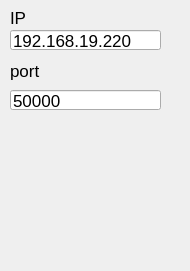
<?xml version="1.0" encoding="UTF-8"?>
<ui version="4.0">
 <class>Tcp</class>
 <widget class="QWidget" name="Tcp">
  <property name="geometry">
   <rect>
    <x>0</x>
    <y>0</y>
    <width>190</width>
    <height>271</height>
   </rect>
  </property>
  <property name="windowTitle">
   <string>Form</string>
  </property>
  <widget class="QWidget" name="widget" native="true">
   <property name="geometry">
    <rect>
     <x>0</x>
     <y>0</y>
     <width>191</width>
     <height>271</height>
    </rect>
   </property>
   <widget class="QLabel" name="l_ip">
    <property name="geometry">
     <rect>
      <x>10</x>
      <y>10</y>
      <width>42</width>
      <height>16</height>
     </rect>
    </property>
    <property name="font">
     <font>
      <pointsize>13</pointsize>
     </font>
    </property>
    <property name="text">
     <string>IP</string>
    </property>
   </widget>
   <widget class="QLineEdit" name="ed_ip">
    <property name="geometry">
     <rect>
      <x>10</x>
      <y>30</y>
      <width>151</width>
      <height>20</height>
     </rect>
    </property>
    <property name="maximumSize">
     <size>
      <width>16777215</width>
      <height>20</height>
     </size>
    </property>
    <property name="font">
     <font>
      <pointsize>13</pointsize>
     </font>
    </property>
    <property name="text">
     <string>192.168.19.220</string>
    </property>
   </widget>
   <widget class="QLineEdit" name="ed_port">
    <property name="geometry">
     <rect>
      <x>10</x>
      <y>90</y>
      <width>151</width>
      <height>20</height>
     </rect>
    </property>
    <property name="maximumSize">
     <size>
      <width>16777215</width>
      <height>20</height>
     </size>
    </property>
    <property name="font">
     <font>
      <pointsize>13</pointsize>
     </font>
    </property>
    <property name="text">
     <string>50000</string>
    </property>
   </widget>
   <widget class="QLabel" name="l_ip_2">
    <property name="geometry">
     <rect>
      <x>10</x>
      <y>60</y>
      <width>51</width>
      <height>21</height>
     </rect>
    </property>
    <property name="font">
     <font>
      <pointsize>13</pointsize>
     </font>
    </property>
    <property name="text">
     <string>port</string>
    </property>
   </widget>
  </widget>
 </widget>
 <resources/>
 <connections/>
</ui>
